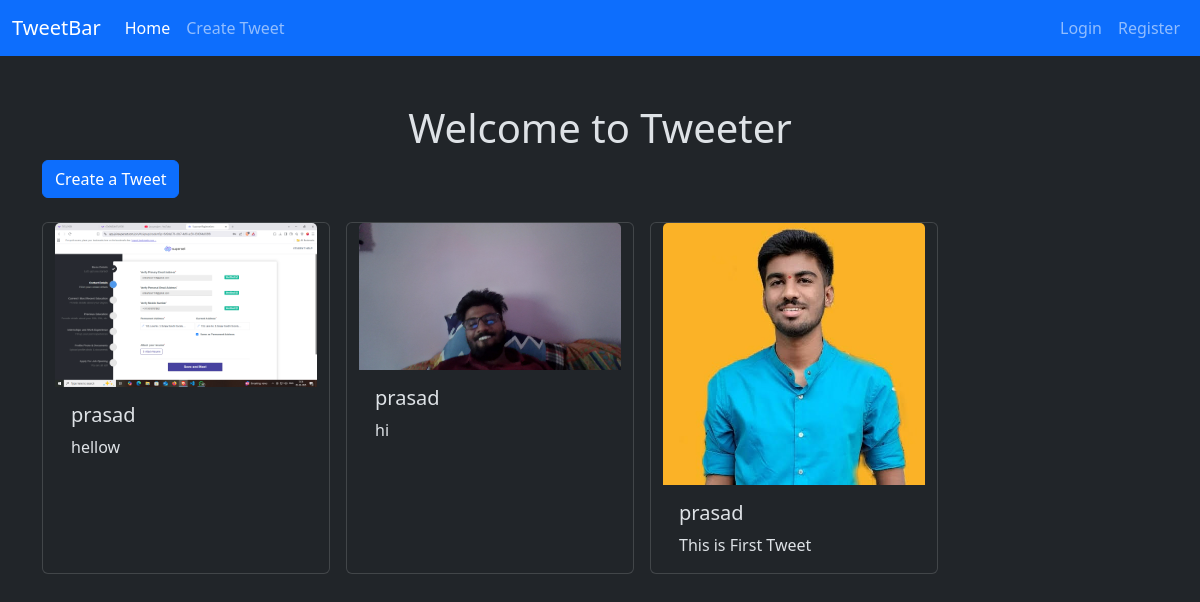
The page / on the database its author committed.
### tweetapp/models.py (models this page shows, shortened)
class Tweet(models.Model):
    user = models.ForeignKey(User, on_delete=models.CASCADE)
    text = models.TextField(max_length=240)
    photo = models.ImageField(upload_to='photos/', blank=True, null=True)
    created_at = models.DateTimeField(auto_now_add=True)  # Auto add current time
    updated_at = models.DateTimeField(auto_now=True)

### tweetapp/views.py (the view)
# urls.py: path('', views.tweet_list, name='home'),
def tweet_list(request):
    tweets = Tweet.objects.all().order_by('-created_at')
    return render(request, 'tweet_list.html', {'tweets': tweets})

### tweetapp/templates/tweet_list.html (shortened to what this page needs)
{% extends "layout.html" %}
{% block content %}
<h1 class="text-center">Welcome to Tweeter</h1>
<a class="btn btn-primary mb-4" href="{% url 'tweet_create' %}">Create a Tweet</a>
<div class="container row gap-3">
    {% for tweet in tweets %}
    <div class="card" style="width: 18rem;">
        {% if tweet.photo %}
            <img src="{{ tweet.photo.url }}" class="card-img-top" alt="Tweet Image">
        {% else %}
            <img src="/static/default_image.jpg" class="card-img-top" alt="No Image Available">
        {% endif %}
        <div class="card-body">
            <h5 class="card-title">{{ tweet.user.username }}</h5>
            <p class="card-text">{{ tweet.text }}</p>
        </div>
    </div>
    {% empty %}
    <p class="text-center">No tweets found.</p>
    {% endfor %}
</div>
{% endblock %}

### rows shown on the page
Tweet: photo (picture), user.username "prasad", text "hellow"
Tweet: photo (picture), user.username "prasad", text "hi"
Tweet: photo (picture), user.username "prasad", text "This is First Tweet"
